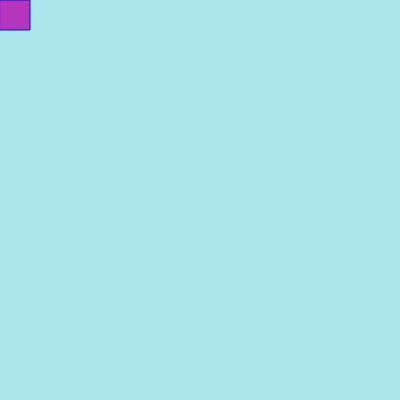
Frame 1 (no input)
Frame 60 (no input): identical to frame 1, image omitted
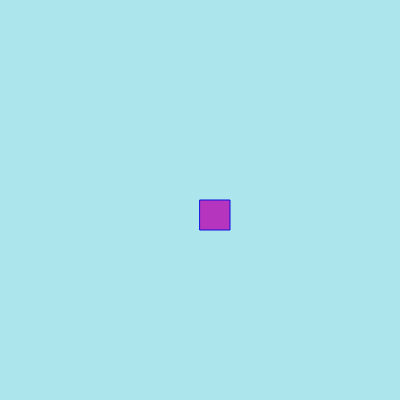
Frame 120 (the mouse pressed at the canvas centre since frame 60)

The p5.js sketch that drew these frames (run headless with seeded random() and noise() and a simulated clock; from frame 60 on, the mouse is pressed at the canvas centre):

// p5.js sketch
// ── sketch.js
let cor;


function setup() {
  createCanvas(400, 400);
  cor = color ( random(0,  255), random (0,  255), random (0,  255))
}

function draw() {
  background ("#ADE5EC");
  stroke('rgb(14,14,221)');
  fill (cor)
  rect( mouseX, mouseY, 30, 30,);
}
